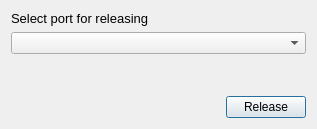
<?xml version="1.0" encoding="UTF-8"?>
<ui version="4.0">
 <class>UART_DisconnectWindow</class>
 <widget class="QDialog" name="UART_DisconnectWindow">
  <property name="geometry">
   <rect>
    <x>0</x>
    <y>0</y>
    <width>317</width>
    <height>129</height>
   </rect>
  </property>
  <property name="windowTitle">
   <string>Release UART Dialog</string>
  </property>
  <property name="windowIcon">
   <iconset resource="aircoolcontroll.qrc">
    <normaloff>:/Images/disconnect.png</normaloff>:/Images/disconnect.png</iconset>
  </property>
  <layout class="QGridLayout" name="gridLayout">
   <item row="0" column="0">
    <layout class="QVBoxLayout" name="verticalLayout">
     <item>
      <widget class="QLabel" name="label">
       <property name="font">
        <font>
         <pointsize>10</pointsize>
        </font>
       </property>
       <property name="text">
        <string>Select port for releasing</string>
       </property>
      </widget>
     </item>
     <item>
      <widget class="QComboBox" name="portList"/>
     </item>
     <item>
      <spacer name="verticalSpacer">
       <property name="orientation">
        <enum>Qt::Vertical</enum>
       </property>
       <property name="sizeHint" stdset="0">
        <size>
         <width>20</width>
         <height>40</height>
        </size>
       </property>
      </spacer>
     </item>
     <item>
      <layout class="QHBoxLayout" name="horizontalLayout">
       <item>
        <spacer name="horizontalSpacer">
         <property name="orientation">
          <enum>Qt::Horizontal</enum>
         </property>
         <property name="sizeHint" stdset="0">
          <size>
           <width>40</width>
           <height>20</height>
          </size>
         </property>
        </spacer>
       </item>
       <item>
        <widget class="QPushButton" name="releaseButton">
         <property name="text">
          <string>Release</string>
         </property>
        </widget>
       </item>
      </layout>
     </item>
    </layout>
   </item>
  </layout>
 </widget>
 <layoutdefault spacing="6" margin="11"/>
 <resources>
  <include location="aircoolcontroll.qrc"/>
 </resources>
 <connections/>
</ui>
